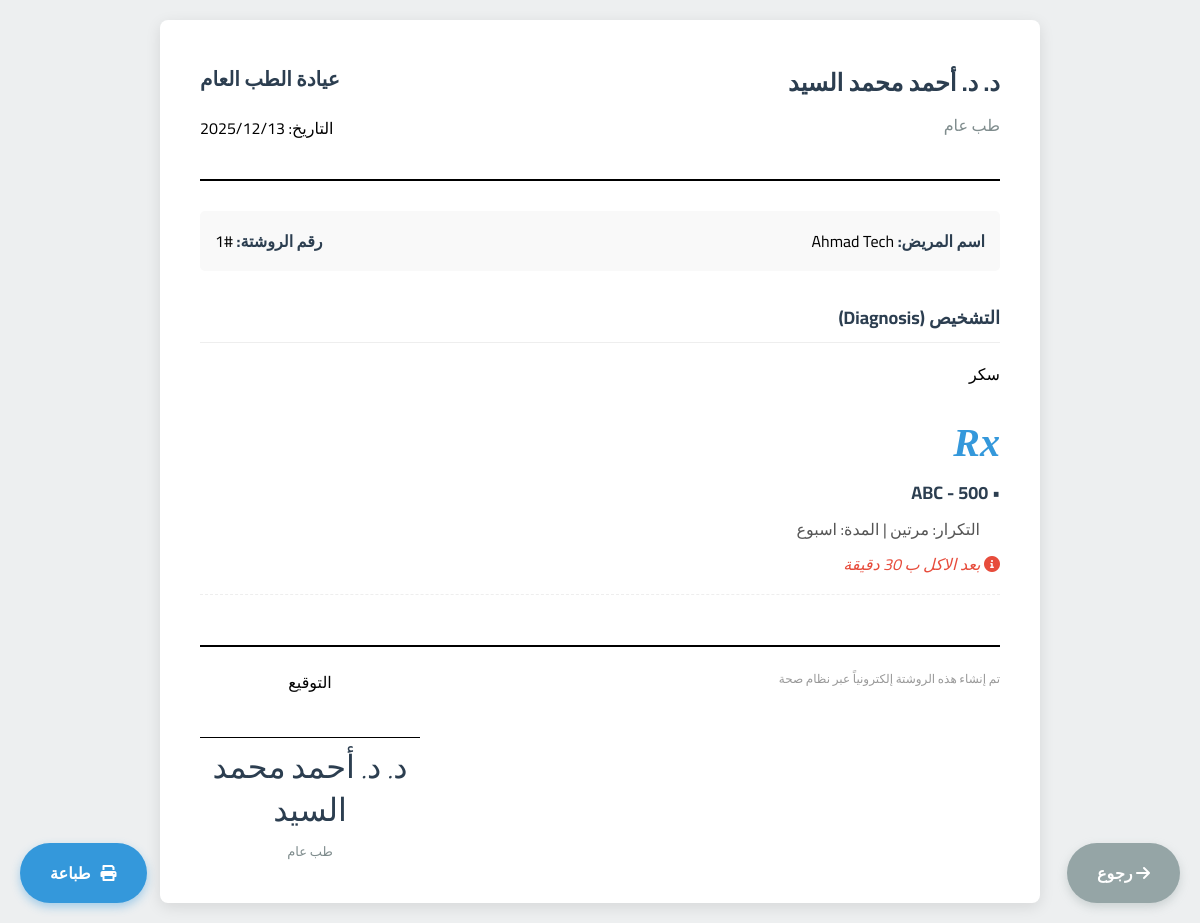
Page /patient/view_prescription.php?id=1 (signed in) on the committed database.
### tables this page shows
CREATE TABLE `prescriptions` (
  `id` int(11) NOT NULL,
  `appointment_id` int(11) DEFAULT NULL,
  `doctor_id` int(11) NOT NULL,
  `patient_id` int(11) NOT NULL,
  `diagnosis` text DEFAULT NULL,
  `notes` text DEFAULT NULL,
  `created_at` timestamp NOT NULL DEFAULT current_timestamp(),
  `updated_at` timestamp NOT NULL DEFAULT current_timestamp() ON UPDATE current_timestamp()
);

CREATE TABLE `doctors` (
  `id` int(11) NOT NULL,
  `full_name` varchar(100) NOT NULL,
  `specialty_id` int(11) DEFAULT NULL,
  `clinic_id` int(11) DEFAULT NULL,
  `hospital_id` int(11) DEFAULT NULL,
  `department_id` int(11) DEFAULT NULL,
  `phone` varchar(20) DEFAULT NULL,
  `email` varchar(100) DEFAULT NULL,
  `experience_years` int(11) DEFAULT NULL,
  `education` text DEFAULT NULL,
  `image` varchar(200) DEFAULT NULL,
  `rating` decimal(3,2) DEFAULT 0.00,
  `is_active` tinyint(1) DEFAULT 1,
  `consultation_fee` decimal(10,2) DEFAULT 0.00,
  `bio` text DEFAULT NULL,
  `created_at` timestamp NOT NULL DEFAULT current_timestamp(),
  `user_id` int(11) NOT NULL,
  `calculated_rating` decimal(3,2) DEFAULT 0.00 COMMENT 'Calculated average rating',
  `total_ratings` int(11) DEFAULT 0 COMMENT 'Total number of ratings'
);

CREATE TABLE `specialties` (
  `id` int(11) NOT NULL,
  `name` varchar(100) NOT NULL,
  `description` text DEFAULT NULL,
  `icon` varchar(100) DEFAULT NULL
);

CREATE TABLE `clinics` (
  `id` int(11) NOT NULL,
  `hospital_id` int(11) DEFAULT NULL,
  `name` varchar(200) NOT NULL,
  `specialty_id` int(11) DEFAULT NULL,
  `address` text DEFAULT NULL,
  `phone` varchar(20) DEFAULT NULL,
  `email` varchar(100) DEFAULT NULL,
  `description` text DEFAULT NULL,
  `image` varchar(200) DEFAULT NULL,
  `consultation_fee` decimal(10,2) DEFAULT 0.00,
  `rating` decimal(3,2) DEFAULT 0.00,
  `created_at` timestamp NOT NULL DEFAULT current_timestamp()
);

CREATE TABLE `users` (
  `id` int(11) NOT NULL,
  `username` varchar(50) NOT NULL,
  `email` varchar(100) NOT NULL,
  `password` varchar(255) NOT NULL,
  `is_active` tinyint(1) DEFAULT 1,
  `full_name` varchar(100) NOT NULL,
  `name` varchar(100) DEFAULT NULL,
  `phone` varchar(20) DEFAULT NULL,
  `specialty` varchar(100) DEFAULT 'طب عام',
  `oncall_status` enum('available','unavailable') DEFAULT 'available',
  `profile_image` varchar(255) DEFAULT NULL,
  `date_of_birth` date DEFAULT NULL,
  `gender` enum('male','female') NOT NULL,
  `role` enum('patient','doctor','hospital','admin') DEFAULT 'patient',
  `city_id` int(11) DEFAULT NULL,
  `insurance_provider` varchar(100) DEFAULT NULL,
  `insurance_number` varchar(50) DEFAULT NULL,
  `created_at` timestamp NOT NULL DEFAULT current_timestamp(),
  `updated_at` timestamp NOT NULL DEFAULT current_timestamp() ON UPDATE current_timestamp(),
  `user_type` varchar(50) NOT NULL DEFAULT 'user',
  `verification_code` varchar(6) DEFAULT NULL,
  `is_verified` tinyint(1) DEFAULT 0
);

CREATE TABLE `prescription_items` (
  `id` int(11) NOT NULL,
  `prescription_id` int(11) NOT NULL,
  `drug_name` varchar(255) NOT NULL,
  `dosage` varchar(100) DEFAULT NULL,
  `frequency` varchar(100) DEFAULT NULL,
  `duration` varchar(100) DEFAULT NULL,
  `instructions` text DEFAULT NULL,
  `created_at` timestamp NOT NULL DEFAULT current_timestamp()
);

### includes/prescription_functions.php (called while the page is built, shortened)
<?php
function get_prescription_details($prescription_id) {
    try {
        $db = new Database();
        $conn = $db->getConnection();
        $stmt = $conn->prepare("
            SELECT p.*,
                   d.full_name as doctor_name,
                   u.full_name as patient_name,
                   s.name as specialty_name,
                   c.name as clinic_name
            FROM prescriptions p
            JOIN doctors d ON p.doctor_id = d.user_id
            JOIN users u ON p.patient_id = u.id
            LEFT JOIN specialties s ON d.specialty_id = s.id
            LEFT JOIN clinics c ON d.clinic_id = c.id
            WHERE p.id = ?
        ");
        $stmt->execute([$prescription_id]);
        $prescription = $stmt->fetch(PDO::FETCH_ASSOC);
        $stmtItems = $conn->prepare("SELECT * FROM prescription_items WHERE prescription_id = ?");
        $stmtItems->execute([$prescription_id]);
        $items = $stmtItems->fetchAll(PDO::FETCH_ASSOC);
        $prescription['items'] = $items;
        return $prescription;
    } catch (Exception $e) {
        error_log("Get prescription details error: " . $e->getMessage());
        return false;
    }
}

### patient/view_prescription.php (the view, shortened to what this page needs)
<?php
require_once '../includes/prescription_functions.php';
$prescription = get_prescription_details($_GET['id']);
?>
<!DOCTYPE html>
<html lang="ar" dir="rtl">
<head>
    <link href="https://cdnjs.cloudflare.com/ajax/libs/font-awesome/6.0.0/css/all.min.css" rel="stylesheet">
</head>
<body>
    <div class="prescription-container">
        <div class="header">
            <div class="doctor-info">
                <h1>د. <?php echo htmlspecialchars($prescription['doctor_name']); ?></h1>
                <p><?php echo htmlspecialchars($prescription['specialty_name']); ?></p>
            </div>
            <div class="clinic-info">
                <h2><?php echo htmlspecialchars($prescription['clinic_name']); ?></h2>
                <p>التاريخ: <?php echo date('Y/m/d', strtotime($prescription['created_at'])); ?></p>
            </div>
        </div>
        <div class="meta-info">
            <div class="meta-item">
                <strong>اسم المريض:</strong> <?php echo htmlspecialchars($prescription['patient_name']); ?>
            </div>
            <div class="meta-item">
                <strong>رقم الروشتة:</strong> #<?php echo $prescription['id']; ?>
            </div>
        </div>
        <?php if (!empty($prescription['diagnosis'])): ?>
        <div class="diagnosis-section">
            <div class="section-title">التشخيص (Diagnosis)</div>
            <p><?php echo nl2br(htmlspecialchars($prescription['diagnosis'])); ?></p>
        </div>
        <?php endif; ?>
        <div class="rx-symbol">Rx</div>
        <div class="medicine-list">
            <?php foreach ($prescription['items'] as $item): ?>
            <div class="medicine-item">
                <div class="medicine-name">
                    • <?php echo htmlspecialchars($item['drug_name']); ?>
                    <?php if(!empty($item['dosage'])) echo " - " . htmlspecialchars($item['dosage']); ?>
                </div>
                <div class="medicine-details">
                    <?php
                    $details = [];
                    if(!empty($item['frequency'])) $details[] = "التكرار: " . htmlspecialchars($item['frequency']);
                    if(!empty($item['duration'])) $details[] = "المدة: " . htmlspecialchars($item['duration']);
                    echo implode(' | ', $details);
                    ?>
                </div>
                <?php if(!empty($item['instructions'])): ?>
                <span class="instructions">
                    <i class="fas fa-info-circle"></i> <?php echo htmlspecialchars($item['instructions']); ?>
                </span>
                <?php endif; ?>
            </div>
            <?php endforeach; ?>
        </div>
        <div class="footer">
            <div style="font-size: 12px; color: #999;">
                تم إنشاء هذه الروشتة إلكترونياً عبر نظام صحة
            </div>
            <div class="signature-box">
                التوقيع
                <div class="signature-line"></div>
                <div class="signature-text">د. <?php echo htmlspecialchars($prescription['doctor_name']); ?></div>
                <?php if (!empty($prescription['specialty_name'])): ?>
                <div class="signature-meta"><?php echo htmlspecialchars($prescription['specialty_name']); ?></div>
                <?php endif; ?>
            </div>
        </div>
    </div>
    <a href="#" onclick="window.print()" class="print-btn">
        <i class="fas fa-print"></i> طباعة
    </a>
    <a href="prescriptions.php" class="back-btn">
        <i class="fas fa-arrow-right"></i> رجوع
    </a>
</body>
</html>

### patient/view_prescription.php (style rules this page uses)
body { font-family: 'Cairo', 'Segoe UI', Tahoma, Geneva, Verdana, sans-serif; background: #edeff0; margin: 0; padding: 20px; }
.prescription-container { max-width: 800px; margin: 0 auto; background: #fff; padding: 40px; border-radius: 8px; box-shadow: 0 4px 15px rgba(0,0,0,0.1); position: relative; }
.header { border-bottom: 2px solid #000; padding-bottom: 20px; margin-bottom: 30px; display: flex; justify-content: space-between; align-items: flex-start; }
.doctor-info h1 { margin: 0 0 5px 0; color: #2c3e50; font-size: 24px; }
.doctor-info p { margin: 2px 0; color: #7f8c8d; }
.clinic-info { text-align: left; }
.clinic-info h2 { margin: 0 0 5px 0; color: #2c3e50; font-size: 20px; }
.meta-info { display: flex; justify-content: space-between; margin-bottom: 30px; background: #f9f9f9; padding: 15px; border-radius: 5px; }
.meta-item strong { color: #2c3e50; }
.diagnosis-section { margin-bottom: 30px; }
.section-title { font-size: 18px; font-weight: bold; color: #2c3e50; border-bottom: 1px solid #eee; padding-bottom: 8px; margin-bottom: 15px; }
.rx-symbol { font-family: serif; font-size: 40px; font-weight: bold; font-style: italic; color: #3498db; margin-bottom: 10px; }
.medicine-list { margin-bottom: 30px; }
.medicine-item { margin-bottom: 15px; padding-bottom: 15px; border-bottom: 1px dashed #eee; }
.medicine-name { font-weight: bold; font-size: 18px; color: #2c3e50; }
.medicine-details { color: #555; margin-right: 20px; margin-top: 5px; }
.instructions { color: #e74c3c; font-style: italic; display: block; margin-top: 5px; }
.footer { margin-top: 50px; border-top: 2px solid #000; padding-top: 20px; display: flex; justify-content: space-between; }
.signature-box { text-align: center; width: 220px; }
.signature-line { border-bottom: 1px solid #000; margin: 40px auto 10px; width: 100%; }
.signature-text { font-family: 'Great Vibes', 'Segoe UI', cursive; font-size: 32px; color: #2c3e50; }
.signature-meta { margin-top: 5px; font-size: 13px; color: #7f8c8d; }
.print-btn { position: fixed; bottom: 20px; left: 20px; background: #3498db; color: white; border: none; padding: 15px 30px; border-radius: 30px; cursor: pointer; box-shadow: 0 4px 10px rgba(52, 152, 219, 0.4); font-weight: bold; display: flex; align-items: center; gap: 10px; text-decoration: none; }
.back-btn { position: fixed; bottom: 20px; right: 20px; background: #95a5a6; color: white; border: none; padding: 15px 30px; border-radius: 30px; cursor: pointer; box-shadow: 0 4px 10px rgba(149, 165, 166, 0.4); font-weight: bold; text-decoration: none; }

### rows in the picture
prescriptions: doctors.full_name "د. أحمد محمد السيد", specialties.name "طب عام", clinics.name "عيادة الطب العام", created_at "2025/12/13", patient.full_name "Ahmad Tech", id "1", diagnosis "سكر"
prescription_items: drug_name "ABC", dosage "500", details "التكرار: مرتين | المدة: اسبوع", instructions "بعد الاكل ب 30 دقيقة"
